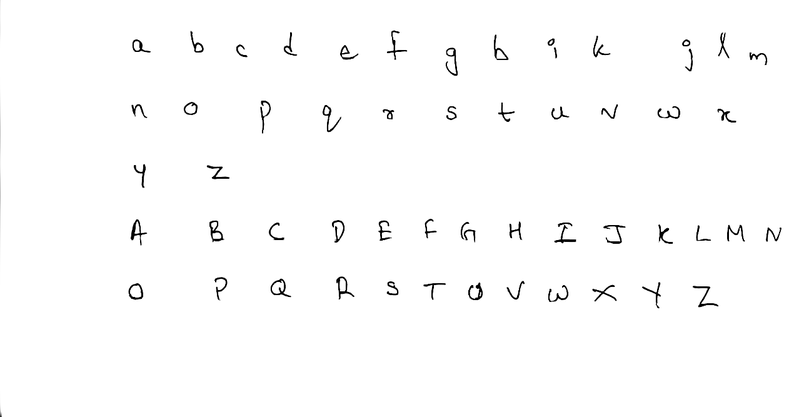
#> input picture scripts/letter.png, 809 x 417 px, shrunk from 1294 x 667 before the run
$ python extract_letters.py
#> lines starting #> are read from the running program, lines starting #| are printed output that depends on the picture; after the words box and inside, x2 and y2 are one past the last pixel; in counts of white or black regions, pixels touching at a corner belong together
import cv2
import os
import numpy as np
import pytesseract
# from PIL import Image
# ---------- CONFIG ----------
IMAGE_PATH = "./letter.png"
OUTPUT_DIR = "./extracted_letters"
MIN_AREA = 300   # filters tiny noise
PADDING = 10     # space around each letter
# ----------------------------

os.makedirs(OUTPUT_DIR, exist_ok=True)

# Load image
image = cv2.imread(IMAGE_PATH)
#> image is the input picture: shape (417, 809, 3); min 0, max 255, mean 252
gray = cv2.cvtColor(image, cv2.COLOR_BGR2GRAY)

# Invert + threshold
_, binary = cv2.threshold(gray, 200, 255, cv2.THRESH_BINARY_INV)
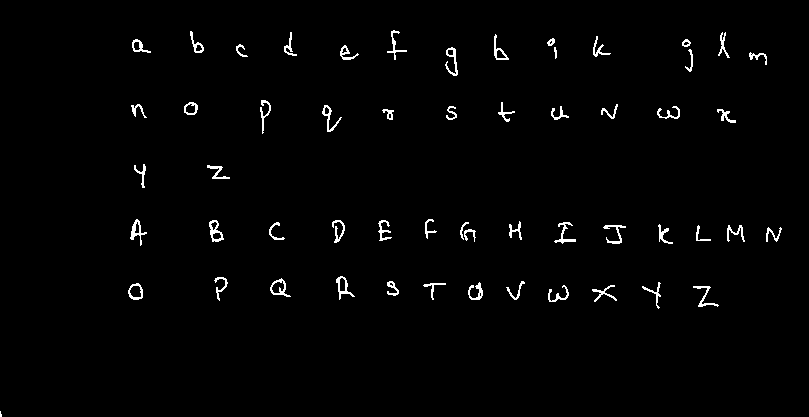
#> binary: shape (417, 809); 1.5% white in thin lines or dots, all inside (x1, y1, x2, y2) = (0, 30, 782, 417)

# Find contours (each letter)
contours, _ = cv2.findContours(binary, cv2.RETR_EXTERNAL, cv2.CHAIN_APPROX_SIMPLE)
#> contours = 56 contours, 2 with area under 20; largest, box (x1, y1, x2, y2) and area: (270, 278, 291, 297) 192, (209, 220, 224, 242) 180, (128, 283, 143, 300) 180, (336, 276, 355, 300) 158, (130, 219, 147, 246) 134

# Sort by left-to-right, top-to-bottom
contours = sorted(contours, key=lambda c: (cv2.boundingRect(c)[1] // 100, cv2.boundingRect(c)[0]))

count = 0

for cnt in contours:
    x, y, w, h = cv2.boundingRect(cnt)

    if w * h < MIN_AREA:
        continue

    # Add padding
    x1 = max(x - PADDING, 0)
    y1 = max(y - PADDING, 0)
    x2 = min(x + w + PADDING, image.shape[1])
    y2 = min(y + h + PADDING, image.shape[0])

    letter_crop = image[y1:y2, x1:x2]

    filename = f"{count:02d}.png"
    cv2.imwrite(os.path.join(OUTPUT_DIR, filename), letter_crop)
    count += 1
#> this loop made 56 passes
#> (x, y, w, h) on passes 1, 3, 5, 9, 10, 12, 13, 15, 16, 17, 18, 22: (132, 39, 19, 14), (236, 44, 12, 13), (340, 45, 19, 15), (547, 38, 8, 8), (554, 47, 3, 12), (682, 39, 9, 8), (685, 49, 8, 23), (749, 52, 18, 13), (131, 104, 16, 14), (134, 164, 12, 24), (184, 102, 14, 13), (382, 109, 12, 11)
#> (x, y, w, h, x1, y1, x2, y2) on passes 2, 4, 6, 7, 8, 11: (190, 31, 14, 22, 180, 21, 214, 63), (284, 32, 13, 24, 274, 22, 307, 66), (387, 30, 20, 30, 377, 20, 417, 70), (445, 47, 13, 29, 435, 37, 468, 86), (494, 34, 15, 26, 484, 24, 519, 70), (593, 36, 18, 21, 583, 26, 621, 67)
#> pass 2, `letter_crop = image[y1:y2, x1:x2]`:
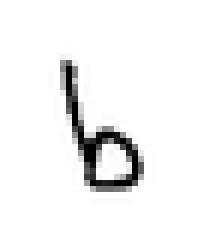
#> letter_crop: shape (42, 34, 3) (shown 6 times larger); min 0, max 255, mean 242.2
#> after the loop, count = 26

print(f"✅ Extracted {count} letters into '{OUTPUT_DIR}/'")
#| ✅ Extracted 26 letters into './extracted_letters/'
